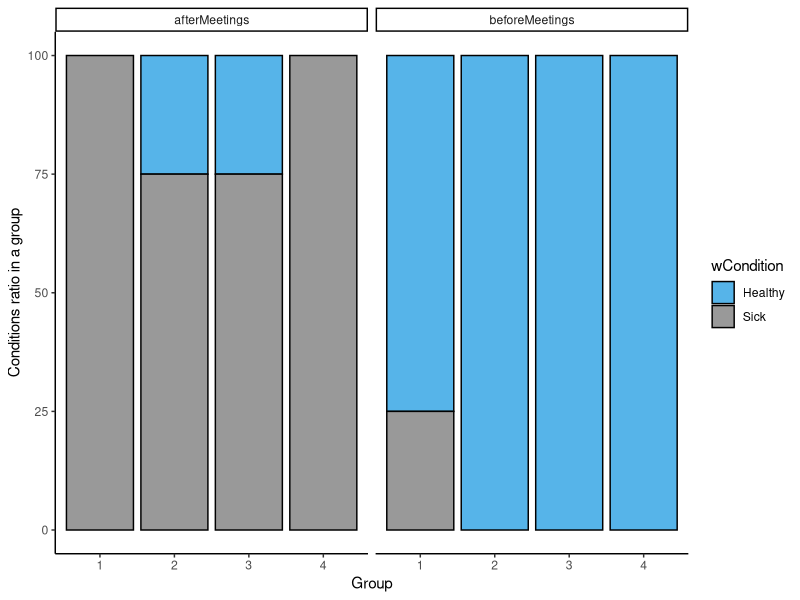

Write the R code that produced this figure.
## ---- chunk 1
infectionModel <- function(Groups = 4, Members = 4, initialProbToIll = 0.5, numberOfMeetings = 2){
  
  library(tidyverse)
  
  adjPToIll <- function(iPTI = initialProbToIll, N){
    Sick <- 1
    L <- sum(as.numeric(N == Sick))
    S <- 0
    if (L > 0){
      for (i in 1:L){
        S <- S + iPTI ^ i
      }
    }
    return(S)
}
  
  Group <- c()
  for (member in c(1:Groups)){
    g     <- as.numeric(rep(member, Members))
    Group <- c(Group, g)
  }
  Sick        <- 1
  Healthy     <- 2
  Condition   <- c(Sick, rep(Healthy, length(Group) - 1))
  Data        <- data.frame(Group, Condition)
  initialData <- Data
  
  beforeTheMeetings <- round(length(Data$Group[Data$Condition == Sick]) / length(Data$Group), 2)
  
  for (round in 1:numberOfMeetings){
    for (group in 1:Groups){
      if (group < Groups){
        data1 <- Data$Condition[Data$Group == group]
        data2 <- Data$Condition[Data$Group == group + 1][1]
        data3 <- c(data1, data2)
        if (Sick %in% data3){
          adjustProbToIll3 <- adjPToIll(iPTI = initialProbToIll, N = data3)
          data1  <- ifelse(data1 == Healthy, sample(c(Sick, Healthy), length(data1 == Healthy), replace = TRUE, prob = c(adjustProbToIll3, 1 - adjustProbToIll3)), data1)
          Data$Condition[Data$Group == group] <- data1
          Data$Condition[Data$Group == group + 1][1] <- ifelse(data2 == Healthy, sample(c(Sick, Healthy), 1, replace = TRUE, prob = c(adjustProbToIll3, 1 - adjustProbToIll3)), data2)
        }
      }else{
        data1 <- Data$Condition[Data$Group == group]
        data2 <- Data$Condition[Data$Group == 1][1]
        data3 <- c(data1, data2)
        if (Sick %in% data3){
          adjustProbToIll3 <- adjPToIll(iPTI = initialProbToIll, N = data3)
          data1  <- ifelse(data1 == Healthy, sample(c(Sick, Healthy), length(data1 == Healthy), replace = TRUE, prob = c(adjustProbToIll3, 1 - adjustProbToIll3)), data1)
          Data$Condition[Data$Group == group] <- data1
          Data$Condition[Data$Group == group + 1][1] <- ifelse(data2 == Healthy, sample(c(Sick, Healthy), 1, replace = TRUE, prob = c(adjustProbToIll3, 1 - adjustProbToIll3)), data2)
          
        }
      }
    }
  }
  afterTheMeetings <- round(length(Data$Group[Data$Condition == Sick]) / length(Data$Group), 2)
  
  Sentence <- paste('Healthy-Sick ratio at start is', beforeTheMeetings,
                    'but the ratio after the meetings, with', Members + 1,
                    'participants in a meeting, only one jointed friend for every group, initial probability of', initialProbToIll,
                    'to get sick, and', numberOfMeetings,
                    'rounds of meetings, is', afterTheMeetings)
  
  figureData <- rbind(initialData, Data)
  figureData <- figureData %>%
    mutate(wCondition  = ifelse(Condition == 1, 'Sick', 'Healthy'),
           Round       = c(rep("beforeMeetings", length(Condition) / 2), rep('afterMeetings', length(Condition) / 2)),
           Group = as.factor(Group))
  
  figureData <- as.data.frame(figureData %>%
                                group_by(Group, Round, wCondition) %>%
                                summarise(sickOrHealthy = length(wCondition),
                                          Ratio         = round(100 * sickOrHealthy / Members, 2)))
  
  Figure <- figureData %>% 
    ggplot(aes(y = Ratio, x = Group, fill = wCondition)) +
    geom_bar(stat = "identity", color = "black") +  
    scale_fill_manual(values = c("#56B4E9", "#999999")) +
    facet_wrap(~Round) + 
    theme(axis.line.y = element_line(color = "black", size = 1),
          axis.line.x = element_line(color = "black", size = 1)) +
    theme(axis.text = element_text(size = 14),
          axis.title = element_text(size = 16, face = "bold")) +
    theme(legend.text = element_text(size = 14)) + 
    theme_classic() + ylab("Conditions ratio in a group")
  
  finalList <- list(Sentence, figureData, Figure)
  return(finalList)
}

## ---- chunk 2
functionTest <- infectionModel()
## ---- chunk 3
print(functionTest[[1]])
## ---- chunk 4
print(functionTest[[2]])
## ---- chunk 5
print(functionTest[[3]])
